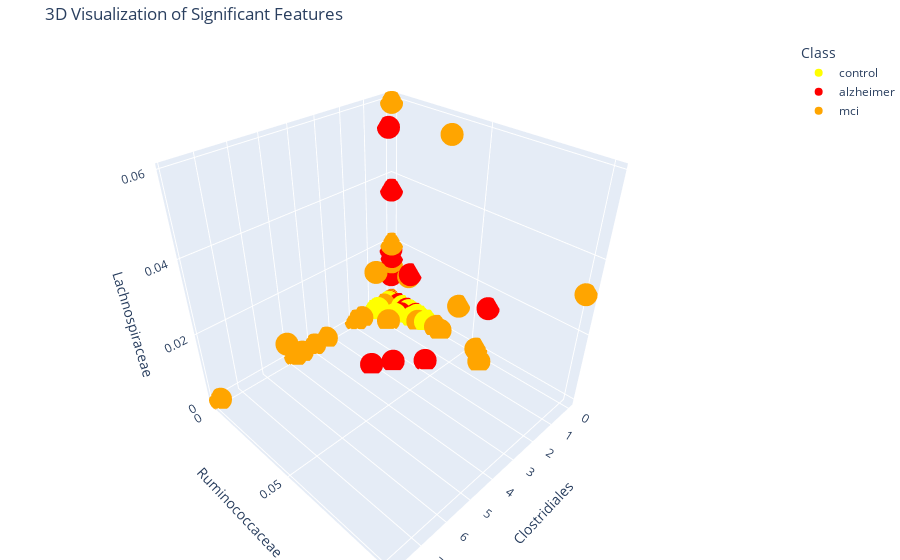

Here is the notebook cell this chart was saved with:
### Code cell
import pandas as pd
import plotly.express as px

data_3d = data[significant_features['Feature'].values[:3]]
data_3d['class'] = data['class']  

x_label = clean_taxonomic_level(significant_features["Feature"].values[0])
y_label = clean_taxonomic_level(significant_features["Feature"].values[1])
z_label = clean_taxonomic_level(significant_features["Feature"].values[2])


fig = px.scatter_3d(
    data_3d,
    x=significant_features["Feature"].values[0],
    y=significant_features["Feature"].values[1],
    z=significant_features["Feature"].values[2],
    color='class',  # Different colors for each class
    color_discrete_map={
        'control': 'yellow',
        'alzheimer': 'red',
        'mci': 'orange'
    },
    title='3D Visualization of Significant Features',
)

# Customize layout
fig.update_layout(
    scene=dict(
        xaxis_title=x_label,
        yaxis_title=y_label,
        zaxis_title=z_label,
    ),
    legend_title="Class",
    margin=dict(l=0, r=0, b=0, t=40),
)

# Display the plot
fig.show()

### Figure 1 — Plotly figure (JSON) as saved in the notebook; plotly's stock layout.template omitted (floating-point values rounded to 4 significant figures)
{"data": [{"hovertemplate": "class=control<br>191703=%{x}<br>327383=%{y}<br>1076818=%{z}<extra></extra>", "legendgroup": "control", "marker": {"color": "yellow", "symbol": "circle"}, "mode": "markers", "name": "control", "scene": "scene", "showlegend": true, "type": "scatter3d", "x": [0, 0.06618, 0.01637, 0, 0.44, 0.09765, 0, 0.8665, 0.06297, 0, 0, 0.05795, 0.02676, 0, 0.07967, 0, 0.2456, 0.01415, 0.01373, 0.1842, 0, 0.0386, 0.02783, 0.01673, 0.2669, 0.227, 1.03, 0, 0.04263, 0.2902, 0.02371, 0.1259, 0, 0, 0, 0.5771, 0.2366, 0, 0.02456, 0.04645, 0, 0.1375, 0, 0.78, 0.04753, 0, 0, 0, 0, 0.104, 0.05782], "y": [0, 0, 0, 0.02487, 0, 0.02441, 0.007634, 0, 0, 0, 0, 0, 0.01784, 0, 0.01992, 0, 0.01754, 0, 0, 0, 0, 0, 0, 0, 0, 0, 0, 0, 0.01421, 0, 0, 0, 0, 0, 0, 0.009619, 0, 0, 0.01228, 0, 0, 0, 0.01362, 0, 0, 0, 0, 0.0202, 0, 0, 0], "z": [0, 0, 0, 0, 0, 0, 0, 0, 0, 0, 0, 0, 0, 0, 0, 0, 0, 0, 0, 0, 0, 0, 0, 0, 0, 0, 0, 0, 0, 0, 0, 0, 0, 0, 0, 0, 0, 0, 0, 0, 0, 0, 0, 0, 0, 0, 0, 0, 0, 0, 0]}, {"hovertemplate": "class=alzheimer<br>191703=%{x}<br>327383=%{y}<br>1076818=%{z}<extra></extra>", "legendgroup": "alzheimer", "marker": {"color": "red", "symbol": "circle"}, "mode": "markers", "name": "alzheimer", "scene": "scene", "showlegend": true, "type": "scatter3d", "x": [0, 0.3988, 0, 0.0369, 0, 0.08972, 0.06736, 0, 0, 0.06917, 0, 0.03431, 0, 0, 0, 0, 0, 0.04584, 0.005149, 0, 0, 0, 1.746, 0.02576, 0, 2.561, 0, 0, 0.01798, 0, 0.05363, 0.01385, 0, 0, 0, 0, 0, 0, 0.1435, 0.01476, 0.1601, 3.207, 0, 0, 0.01076, 0, 0], "y": [0, 0.01108, 0, 0, 0, 0, 0, 0, 0, 0, 0, 0, 0, 0, 0, 0, 0, 0, 0.005149, 0, 0, 0.01246, 0.04365, 0, 0, 0.03385, 0, 0, 0, 0, 0, 0, 0, 0, 0, 0, 0, 0, 0, 0.05903, 0, 0.02863, 0, 0, 0.01076, 0, 0.01703], "z": [0, 0, 0, 0.009226, 0.01037, 0, 0, 0, 0, 0, 0, 0, 0, 0, 0, 0, 0, 0, 0, 0, 0, 0.01246, 0, 0, 0, 0, 0, 0, 0.03595, 0, 0.01788, 0, 0, 0, 0, 0, 0, 0, 0, 0.01476, 0.05335, 0, 0, 0, 0, 0.01527, 0]}, {"hovertemplate": "class=mci<br>191703=%{x}<br>327383=%{y}<br>1076818=%{z}<extra></extra>", "legendgroup": "mci", "marker": {"color": "orange", "symbol": "circle"}, "mode": "markers", "name": "mci", "scene": "scene", "showlegend": true, "type": "scatter3d", "x": [4.489, 1.616, 0.01352, 0.01483, 1.035, 0.02565, 0.06093, 3.372, 0.1016, 0, 2.766, 3.962, 3.924, 1.911, 0, 0.2543, 7.826, 0.2791, 0.4505, 4.781, 0.4691, 0.01095, 0.009704, 5.668, 0.5244, 0.0116, 0.02154], "y": [0, 0, 0, 0, 0.01101, 0, 0.03047, 0, 0.03386, 0.0307, 0.02647, 0, 0, 0, 0.1011, 0, 0, 0.02147, 0, 0, 0.06118, 0.05476, 0, 0.01196, 0.03885, 0.0116, 0.04308], "z": [0, 0, 0.01352, 0.05933, 0, 0, 0, 0, 0, 0, 0.02647, 0, 0, 0, 0.03112, 0, 0, 0, 0, 0, 0, 0, 0.01941, 0.01196, 0.05827, 0.0116, 0.01077]}], "layout": {"legend": {"title": {"text": "Class"}, "tracegroupgap": 0}, "margin": {"b": 0, "l": 0, "r": 0, "t": 40}, "scene": {"domain": {"x": [0, 1], "y": [0, 1]}, "xaxis": {"title": {"text": "Clostridiales"}}, "yaxis": {"title": {"text": "Ruminococcaceae"}}, "zaxis": {"title": {"text": "Lachnospiraceae"}}}, "title": {"text": "3D Visualization of Significant Features"}}}
